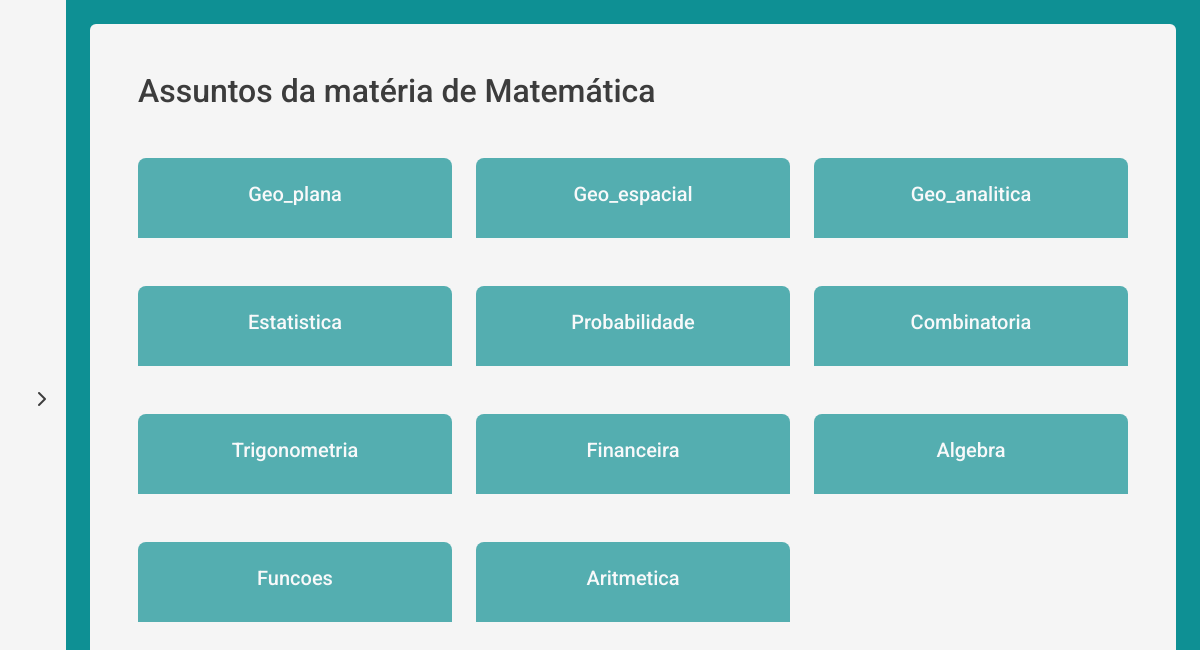
Page /materia/matemática (signed in) on the committed database.
### models/Materia.py (models this page shows, shortened)
class Materia(db.Model):
    __tablename__='materia'
    id_materia = db.Column(db.Integer, primary_key = True, autoincrement = True)
    nome = db.Column(db.String(150))

### models/Assunto.py (models this page shows, shortened)
class Assunto(db.Model):
    __tablename__='assunto'
    id_assunto = db.Column(db.Integer, primary_key = True, autoincrement = True)
    nome = db.Column(db.String(150))
    duracao = db.Column(db.Float)
    id_materia = db.Column(db.Integer, db.ForeignKey('materia.id_materia'))
    materia = db.relationship('Materia', foreign_keys=id_materia)

### controllers/Materia.py (the view)
@materia_bp.route('/<materia>')
def listar_assuntos(materia):
    mat = Materia.query.filter_by(nome=materia).first()
    lista_objs_assuntos = Assunto.query.filter_by(id_materia=mat.id_materia).all()
    if current_user.tipo_user == 'adm':
        return render_template('carregarmaterias_adm.html', assuntos=lista_objs_assuntos, materia=materia)
    return render_template('carregarmaterias.html', assuntos=lista_objs_assuntos, materia=materia)

### controllers/Usuario.py (called while the page is built)
@login_manager.user_loader
def load_user(user_id):
    if not user_id:
        return None
    return Usuario.query.get(user_id)

### templates/carregarmaterias.html
{% extends "base_landingpage.html" %}
{% block conteudo %}
    <div>
        <h2>Assuntos da matéria de <span class="text-capitalize">{{ materia }}</span></h2>
    </div>
    <div class="box_materias flex flex-column gap-5 mt-5">
        {% for i in range(0, assuntos|length, 3) %}
            <div class="box_assuntos row mb-5">
                {% for assunto in assuntos[i:i+3] %}
                    <div class="box_conteudos_assuntos col-4">
                        <a href="{{ url_for('materia.listar_conteudos', materia=materia, assunto=assunto.nome) }}" class="text-decoration-none">
                            <div class="name_assunto w-100 p-4">
                                <h5 class="text-center text-light text-capitalize">{{ assunto.nome }}</h5>
                            </div>
                        </a>
                    </div>
                {% endfor %}
            </div>
        {% endfor %}
    </div>
{% endblock %}

### templates/base_landingpage.html (shortened to what this page needs)
<!DOCTYPE html>
<html lang="pt-br">
<head>
    <link href="https://cdn.jsdelivr.net/npm/bootstrap@5.3.3/dist/css/bootstrap.min.css" rel="stylesheet"
>
    <link rel="stylesheet" href="{{ url_for('static', filename='css/index.css')}}">
    <link href="https://cdn.jsdelivr.net/npm/bootstrap@5.3.0/dist/css/bootstrap.min.css" rel="stylesheet">
    <link rel="stylesheet" href="https://cdnjs.cloudflare.com/ajax/libs/font-awesome/6.6.0/css/all.min.css"
 />
</head>
<body>
    <div class="d-flex deskboard_landingpage bg-verde-pi">
        <aside class="sidebar d-flex bg-teal d-flex gap-3 align-items-center bg-branco-pi">
            <div class="icon-chevron">
                <i class="fa-solid fa-chevron-right"></i>
            </div>
        </aside>
        <main class="background_deskboard content flex-grow-1 p-5 bg-branco-pi m-4 rounded">
            {% block conteudo %}
            {% endblock %}
        </main>
    </div>
</body>
</html>

### static/css/index.css (style rules this page uses)
.bg-verde-pi { background-color: #0E9094; }
.bg-branco-pi { background-color: #F5F5F5; }
body { margin: 0; padding: 0; box-sizing: border-box; font-family: "Roboto", sans-serif !important; color: #3C3C3C !important; line-height: normal; }
html, body { height: 100%; width: 100%; }
.deskboard_landingpage { height: 100%; }
.sidebar { padding: 2rem 1.25rem; }
.name_assunto { border-radius: 8px 8px 0px 0px; background: #54AEB0; }

### rows in the picture
Materia: nome "Matemática"
Assunto: nome "Geo_plana"
Assunto: nome "Geo_espacial"
Assunto: nome "Geo_analitica"
Assunto: nome "Estatistica"
Assunto: nome "Probabilidade"
Assunto: nome "Combinatoria"
Assunto: nome "Trigonometria"
Assunto: nome "Financeira"
Assunto: nome "Algebra"
Assunto: nome "Funcoes"
Assunto: nome "Aritmetica"
